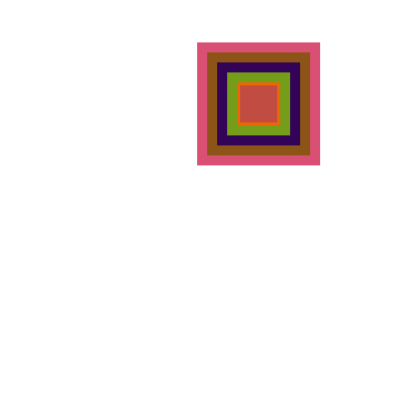
Frame 1 (no input)
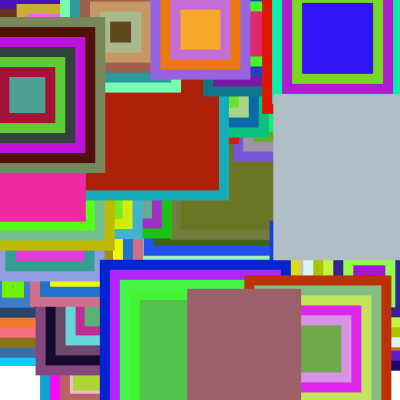
Frame 60 (the mouse pressed at the canvas centre just before this capture)
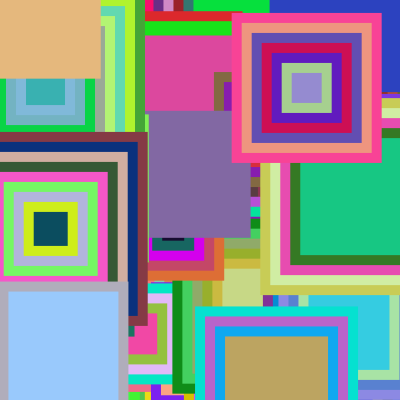
Frame 120 (the mouse held since frame 60 and released just before this capture)

The Processing sketch that drew these frames (run headless with seeded random() and noise(); from frame 60 on, the mouse is pressed at the canvas centre):

// Processing sketch: processing_146854
// ── processing_146854.pde

void setup() {
  size(400,400);
  background(255); 
  smooth();
  noStroke();
  rectMode(CENTER);
  frameRate(5);
}
 
void draw() {
  int i;
  many_rects(random(width),random(height),
  int(random(1,10)),int(random(100,200)));
}
 
void many_rects (float x, float y, int step, int d) {
  for (int i = 0; i < step; i += 1) {
  fill(random(255),random(255),random(255),255);
  rect(x,y,d-20*i,d-20*i);
 }
}
